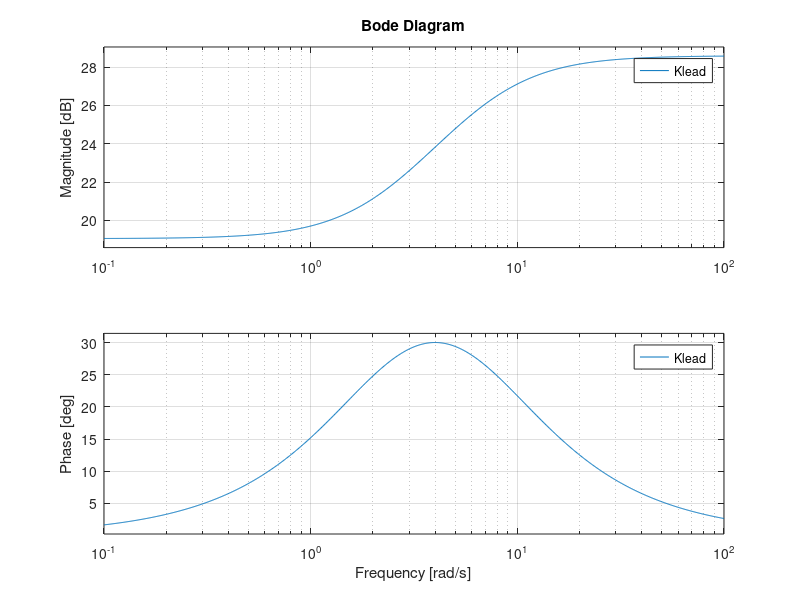
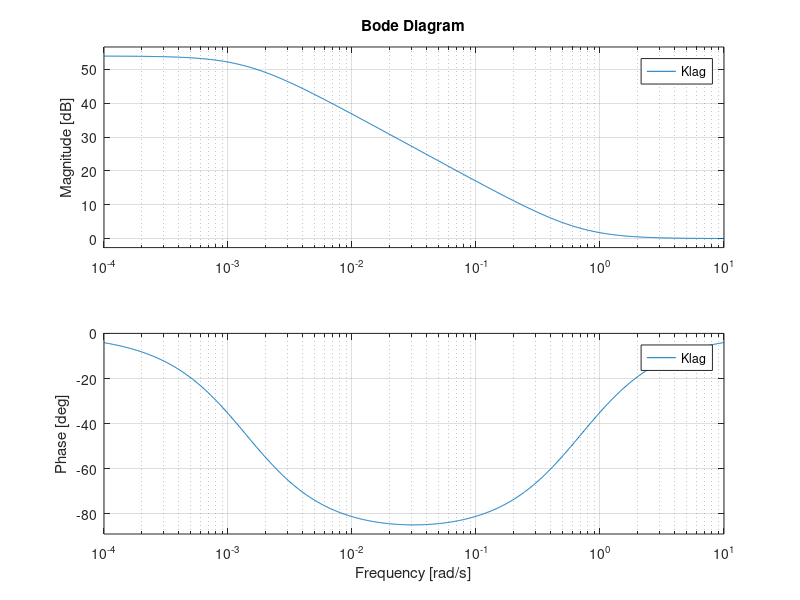
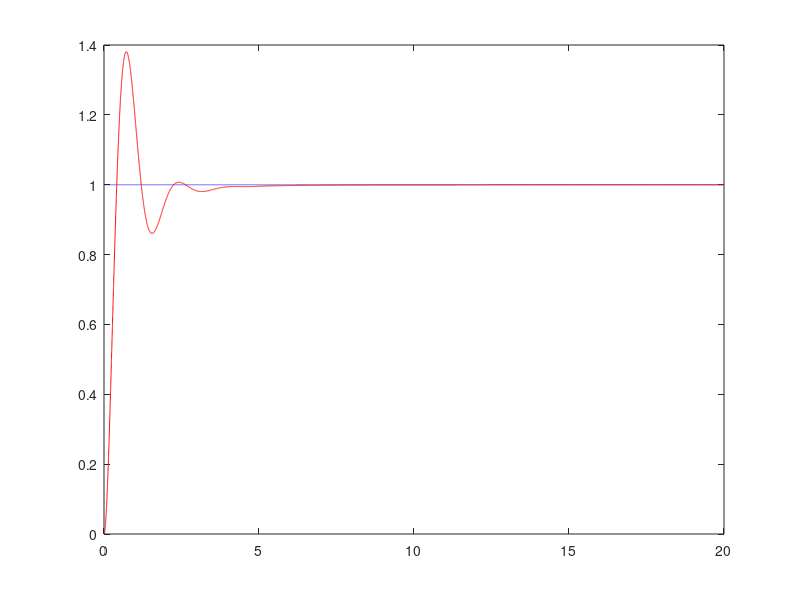
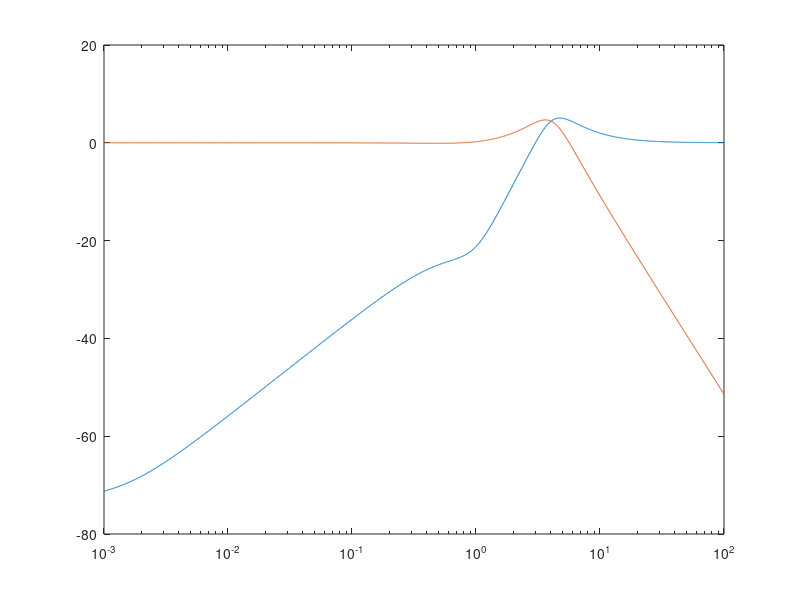

Write the MATLAB code that produced these figures, in order.
s=tf('s');

G=1/(s^2+s+1);
[numG,denG]=tfdata(G,'vec');
%-----------------Lead design-----------------
wgc=4; % new wgc (approx)
phase_lead_max=30*pi/180; %max phase lead @ wgc

poz=tan((phase_lead_max+pi/2)/2)^2; %lead ratio
pz=wgc^2;
z=1/sqrt(poz/wgc^2);
p=sqrt(poz*wgc^2);

[magG,phG]=bode(G,wgc); %@wgc

klead=1/magG/sqrt(poz);
Klead=klead*(s/z+1)/(s/p+1)
figure(1); bode(Klead);

%-----------------Lag design-----------------
zop=500; %lag ratio
z=wgc/10*1.75; %zero

p=z/zop;
Klag=zop*(s/z+1)/(s/p+1);
figure(2); bode(Klag);
%-----------------Lead - Lag-----------------
K=Klead*Klag;
[numK,denK]=tfdata(K,'vec'); % or simulink

L=G*K;
Gcl=L/(1+L);
Gcl_cancled = minreal(Gcl);
%------------------step-input-------------------
t=0:0.001:20;
r=ones(length(t),1);
[y,t]=lsim(Gcl,r,t);
figure(3);
plot(t,r,'b-.',t,y,'r');

[GM,PM,wpc,wgc]=margin(L)
%-----------------sensitivity-----------------
S=1/(1+L); T=1-S;
w=logspace(-3,2,2000);
[magS,phS,w]=bode(S,w);
[magT,phT,w]=bode(T,w);

figure(4);
semilogx(w,20*log10(squeeze(magS)),w,20*log10(squeeze(magT)));